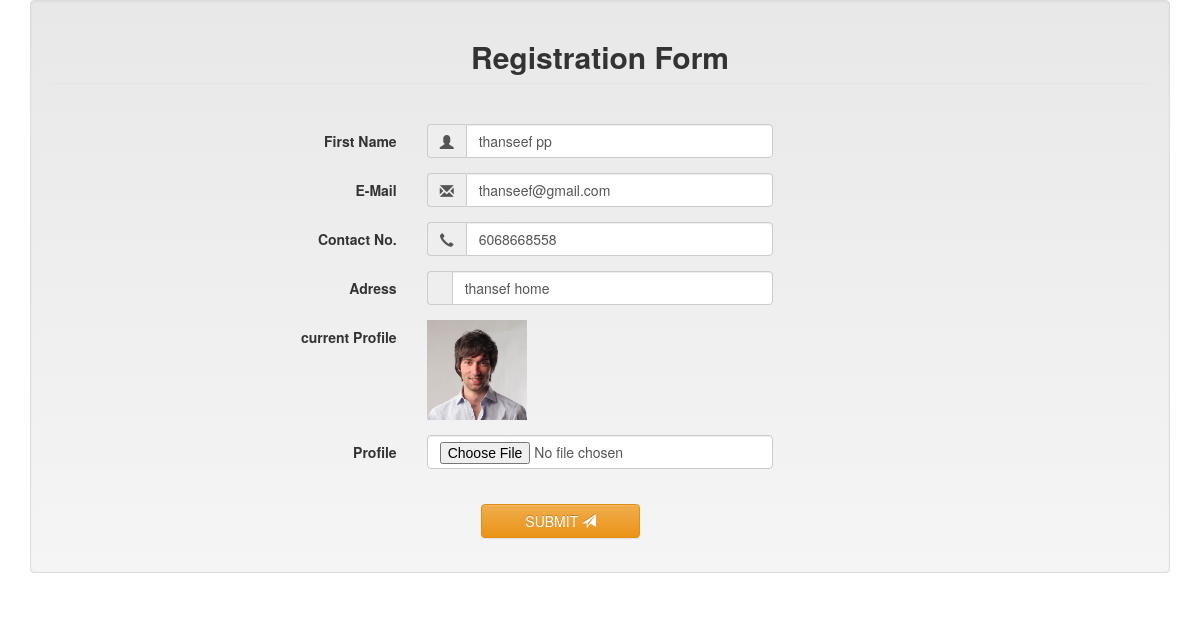
The page /editemployee/2/ (signed in) on the database its author committed.
### emp/models.py (models this page shows)
class Employee(models.Model):
    employee_name=models.CharField(max_length=200,null=True)
    email=models.CharField(max_length=200,null=True)
    phone=models.BigIntegerField()
    adress=models.TextField(max_length=1000,verbose_name='description')
    image=models.ImageField(null=True ,blank=True)

### emp/views.py (the view, shortened to what this page needs)
# urls.py: path('editemployee/<int:id>/',views.editemployee,name='editemployee'),
@user_passes_test(lambda u: u.is_superuser,login_url='/admin')
def editemployee(request,id):
    e=Employee.objects.get(id=id)
    return render(request,'updateemployee.html',{'e':e})

### templates/updateemployee.html (shortened to what this page needs)
{% load static %}
<!DOCTYPE html>
<html lang="en">
<head>
    <link rel="stylesheet" href="https://maxcdn.bootstrapcdn.com/bootstrap/3.2.0/css/bootstrap.min.css">
    <link rel="stylesheet" href="https://maxcdn.bootstrapcdn.com/bootstrap/3.2.0/css/bootstrap-theme.min.css">
    <link rel="stylesheet" href="https://cdnjs.cloudflare.com/ajax/libs/jquery.bootstrapvalidator/0.5.0/css/bootstrapValidator.min.css">
</head>
<body>
    <div class="container">
        <form class="well form-horizontal" action="{% url 'editemployee' e.id %} " method="post"  id="contact_form" enctype="multipart/form-data">
    <fieldset>
    <legend><center><h2><b>Registration Form</b></h2></center></legend><br>
    <div class="form-group">
      <label class="col-md-4 control-label">First Name</label>
      <div class="col-md-4 inputGroupContainer">
      <div class="input-group">
      <span class="input-group-addon"><i class="glyphicon glyphicon-user"></i></span>
      <input  name="name" placeholder="Employee Name" class="form-control" value="{{e.employee_name}}" type="text" required>
        </div>
      </div>
    </div>
           <div class="form-group">
      <label class="col-md-4 control-label">E-Mail</label>
        <div class="col-md-4 inputGroupContainer">
        <div class="input-group">
            <span class="input-group-addon"><i class="glyphicon glyphicon-envelope"></i></span>
      <input name="email" placeholder="E-Mail Address" class="form-control" value="{{e.email}}"  type="email" required>
        </div>
      </div>
    </div>
    <div class="form-group">
      <label class="col-md-4 control-label">Contact No.</label>
        <div class="col-md-4 inputGroupContainer">
        <div class="input-group">
            <span class="input-group-addon"><i class="glyphicon glyphicon-earphone"></i></span>
      <input name="phone" placeholder="(639)" class="form-control" value="{{e.phone}}" pattern="[1-9]{1}[0-9]{9}" type="tel" required>
        </div>
      </div>
    </div>
    <div class="form-group">
        <label class="col-md-4 control-label">Adress</label>
          <div class="col-md-4 inputGroupContainer">
          <div class="input-group">
              <span class="input-group-addon"></span>
        <input name="adress"  class="form-control" value="{{e.adress}}" type="text" required>
          </div>
        </div>
    </div>
    <div class="form-group">
        <label class="col-md-4 control-label">current Profile</label>
          <div class="col-md-4 inputGroupContainer">
          <div class="">
        <img src="/static/image/{{e.image}}" id="image" style="width:100px; height: 100px;" alt="">
          </div>
        </div>
    </div>
    <div class="form-group">
        <label class="col-md-4 control-label">Profile</label>
          <div class="col-md-4 inputGroupContainer">
          <div class="">
        <input name="image" id="main_image" class="form-control"  type="file" >
          </div>
        </div>
    </div>
    <div class="form-group">
      <label class="col-md-4 control-label"></label>
      <div class="col-md-4"><br>
        <button type="submit" class="btn btn-warning" >&nbsp&nbsp&nbsp&nbsp&nbsp&nbsp&nbsp&nbspSUBMIT <span class="glyphicon glyphicon-send"></span></button>
      </div>
    </div>
    </fieldset>
    </form>
    </div>
</body>
</html>

### rows shown on the page
Employee: name "thanseef pp", email "thanseef@gmail.com", phone "6068668558", adress "thansef home", image (picture)
